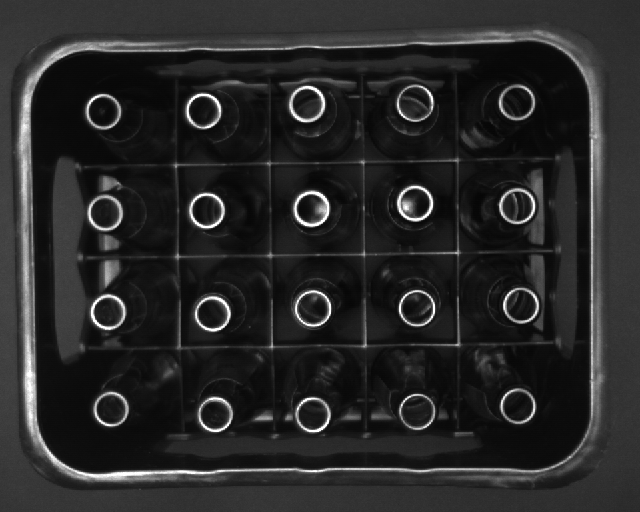
%> input picture img/bottle_crate_01.png, 640 x 512 px; its folder holds 4 pictures in this run
$ octave detectionCode.m   (GNU Octave 9; MATLAB toolbox functions it lacks are replaced by stand-ins)
%> lines starting %> are read from the running program, lines starting %| are printed output that depends on the picture; in (x1, y1, x2, y2) boxes, pixels count from 0 and x2, y2 are one past the last pixel; in counts of white or black regions, pixels touching at a corner belong together; the program's own positions count from 1
% Bottle Detetion
% Number of bottle count inside a case

clc; close all; clear all;
date

%% Different images testing and detect number of bottle

src= dir('F:\UEF STUDIES\Mejor\Machine Vision\Bottle Detection\img\*.png');
p = 24; % Define number of images you wish to run
for i=1:p;
    stc=strcat('F:\UEF STUDIES\Mejor\Machine Vision\Bottle Detection\img\', src(i).name);
    Img = imread(stc);
%> Img is the input picture: size 512x640 uint8; min 6, max 255, mean 40.3
    figure, subplot(2,2,1), imshow(Img),title('Original Image');
        bw=im2bw(Img);
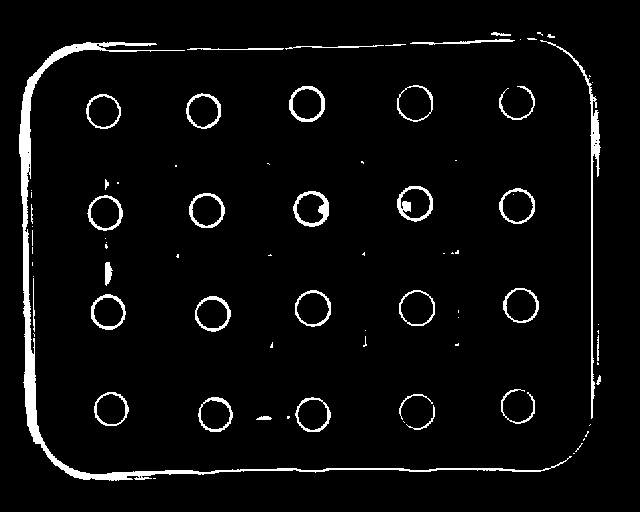
%> bw: size 512x640 logical; 4.2% white; 81 white regions (45 under 20 px), largest, box (x1, y1, x2, y2) and area: (19, 42, 572, 481) 5609, (540, 40, 601, 419) 1206, (293, 191, 329, 227) 445
        A=bwareaopen(bw,200);
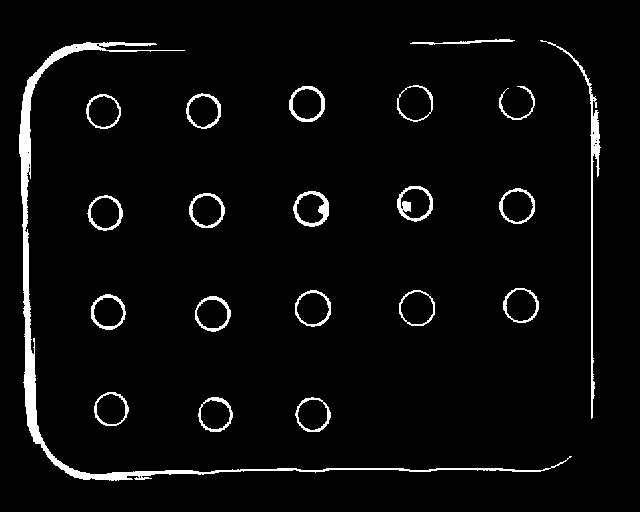
%> A: size 512x640 logical; 3.8% white; 21 white regions, largest, box (x1, y1, x2, y2) and area: (19, 42, 572, 481) 5609, (540, 40, 601, 419) 1206, (293, 191, 329, 227) 445
        se=strel('disk', 07);
        B=imclose(A,se);
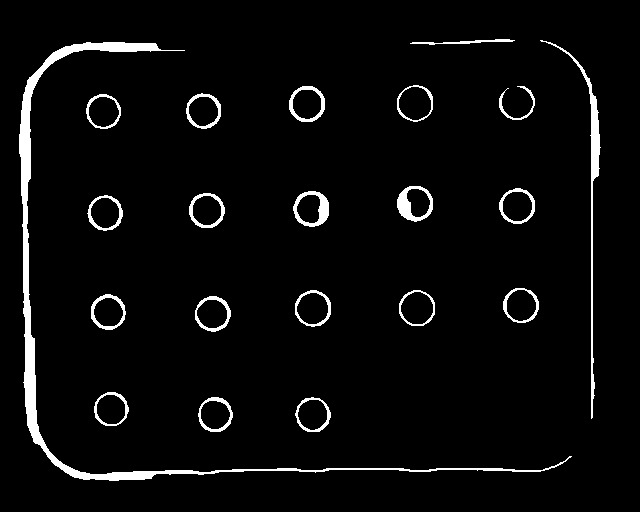
%> B: size 512x640 logical; 4.1% white; 21 white regions, largest, box (x1, y1, x2, y2) and area: (19, 42, 572, 481) 6070, (540, 40, 601, 419) 1379, (397, 186, 433, 222) 544
        C=imfill(B,'holes');
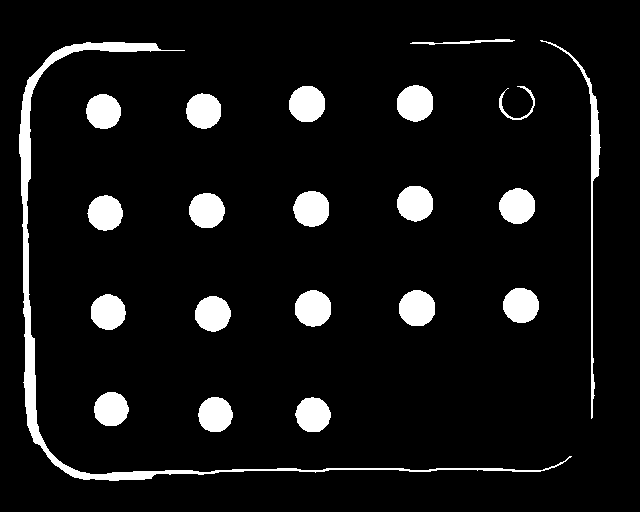
%> C: size 512x640 logical; 7.6% white; 21 white regions, largest, box (x1, y1, x2, y2) and area: (19, 42, 572, 481) 6070, (540, 40, 601, 419) 1379, (397, 85, 433, 122) 1060

    [centersBright,radiiBright] = imfindcircles(Img,[17 25], ...
    'ObjectPolarity','bright','Sensitivity',0.92);
%> centersBright = 20 rows, first 12: [415.6 204.4; 207.5 211.3; 105.7 213.5; 307.6 104.6; 103.6 112.4; 312.1 209.5; 517.7 206.7; 108.5 312.7; 111.8 409.8; 204 111.5; 517.5 103; 313.4 415.4]; radiiBright = 20 values, max 18.87 at index 18, min 17.76 at index 16, mean 18.2
    subplot(2,2,2), imshow(Img);
    hBright = viscircles(centersBright, radiiBright,'Color','red');
    b(:,i)=length(radiiBright);
    str = sprintf('Number of Bottle cap: %d', b(:,i));
%> str = 'Number of Bottle cap: 20'
    title(str);
    %total cap detected

    %% detect Bottom of the bottle
   [centersBrigh,radiiBrigh] = imfindcircles(C,[36 44], ...
    'ObjectPolarity','bright','Sensitivity',0.92);
%> centersBrigh = [96.21 85.21]; radiiBrigh = 41.6
    subplot(2,2,3), imshow(Img);
    CBright = viscircles(centersBrigh, radiiBrigh,'Color','b');
    c(:,i)=length(radiiBrigh);
    str = sprintf('Number of Bottle Bottom: %d', c(:,i));
%> str = 'Number of Bottle Bottom: 1'
    title(str);
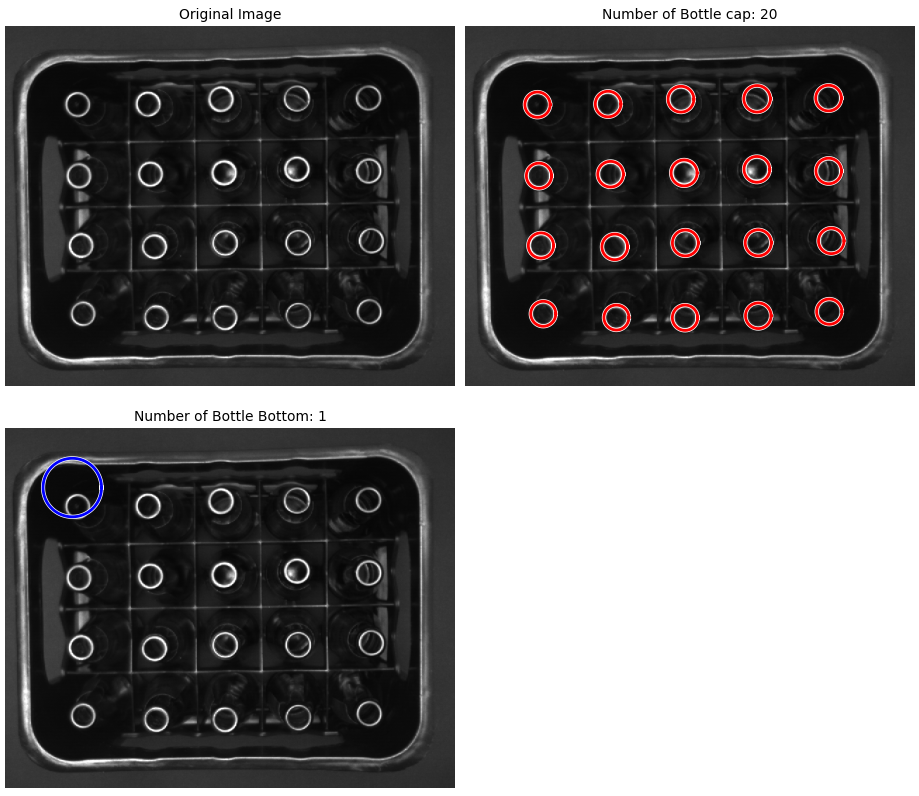
%> figure redrawn from the program's plot data, 3 panels
    %total bottom detected

end
%> pass 2 of the loop `for i=1:p;`:
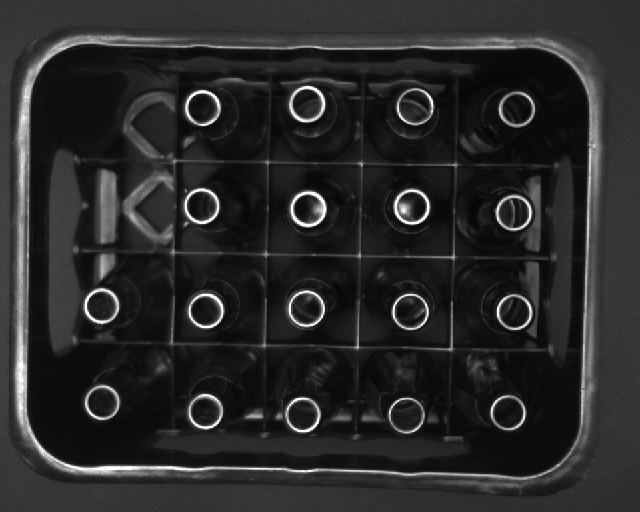
%> input picture img/bottle_crate_02.png, 640 x 512 px
%> Img is the input picture: size 512x640 uint8; min 6, max 255, mean 41.5
%> `bw=im2bw(Img);`:
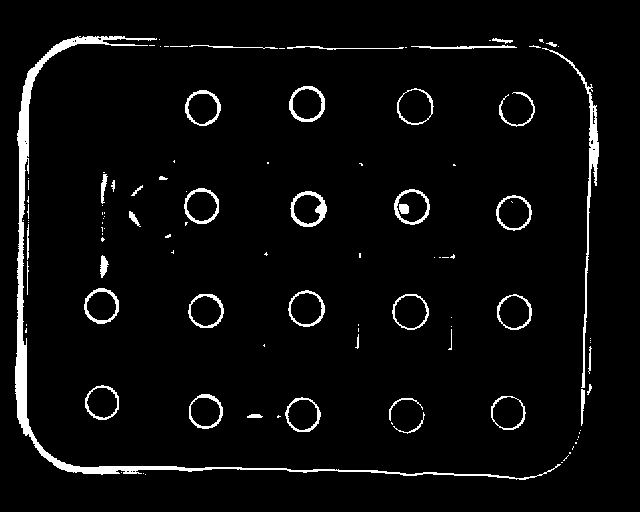
%> bw: size 512x640 logical; 4.1% white; 109 white regions (68 under 20 px), largest, box (x1, y1, x2, y2) and area: (15, 36, 561, 480) 5462, (542, 48, 599, 388) 1240, (290, 191, 327, 227) 445
%> B: size 512x640 logical; 3.9% white; 20 white regions, largest, box (x1, y1, x2, y2) and area: (15, 36, 561, 480) 5911, (542, 48, 599, 388) 1424, (290, 191, 327, 227) 494
%> C: size 512x640 logical; 7.5% white; 20 white regions, largest, box (x1, y1, x2, y2) and area: (15, 36, 561, 480) 5911, (542, 48, 599, 388) 1424, (397, 88, 434, 125) 1053
%> centersBright = 18 rows, first 12: [308.8 209.7; 202.4 206.6; 307.6 104.6; 412.4 207.4; 514.5 213.3; 514.8 312.5; 102.6 403.3; 102.1 306.6; 203.3 108.5; 517.5 110; 303.4 415.4; 206.9 311.4]; radiiBright = 18 values, max 18.82 at index 18, min 17.7 at index 7, mean 18.2
%> `str = sprintf('Number of Bottle cap: %d', b(:,i));`: str = 'Number of Bottle cap: 18'
%> centersBrigh = [214.5 352]; radiiBrigh = 36
%> `str = sprintf('Number of Bottle Bottom: %d', c(:,i));`: str = 'Number of Bottle Bottom: 1'
%> `title(str);`:
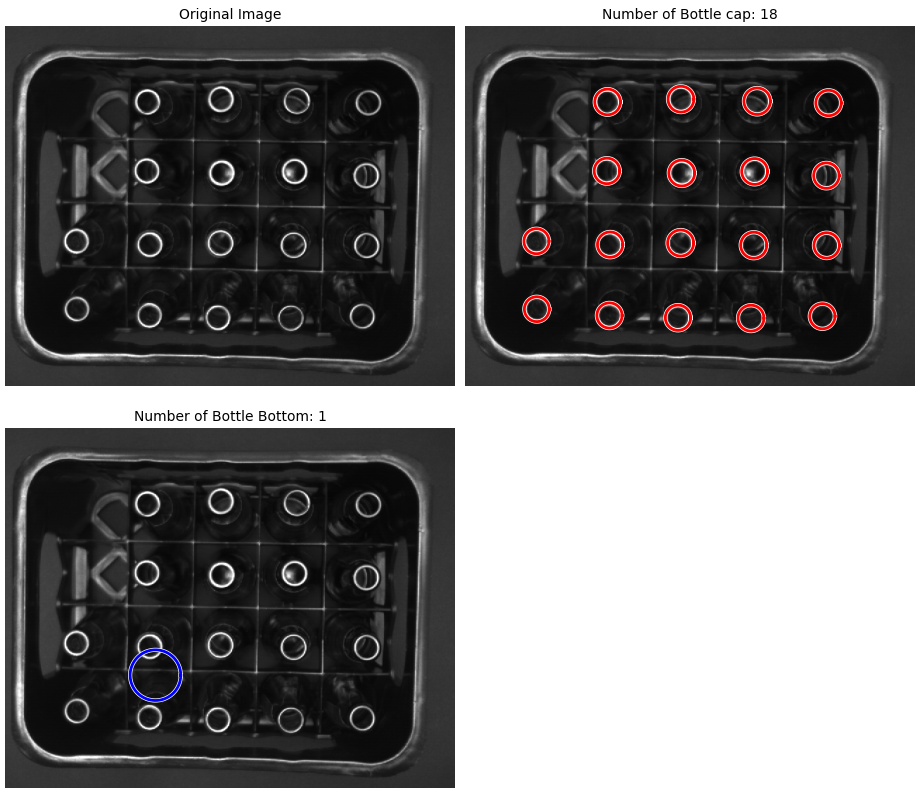
%> figure redrawn from the program's plot data, 3 panels
%> pass 3 of the loop `for i=1:p;`:
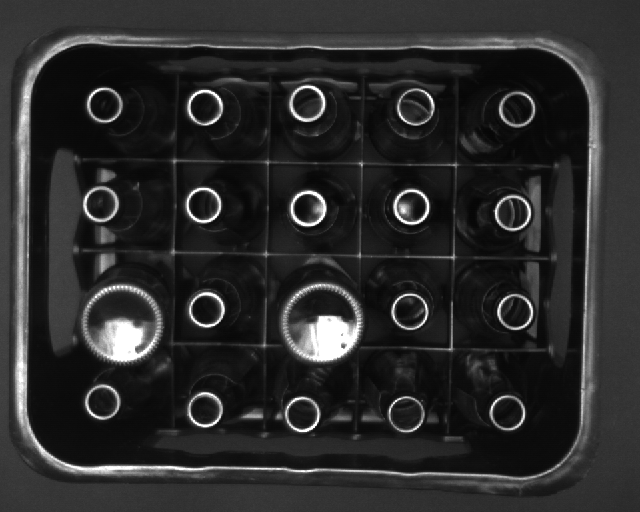
%> input picture img/bottle_crate_03.png, 640 x 512 px
%> Img is the input picture: size 512x640 uint8; min 5, max 255, mean 43.3
%> `bw=im2bw(Img);`:
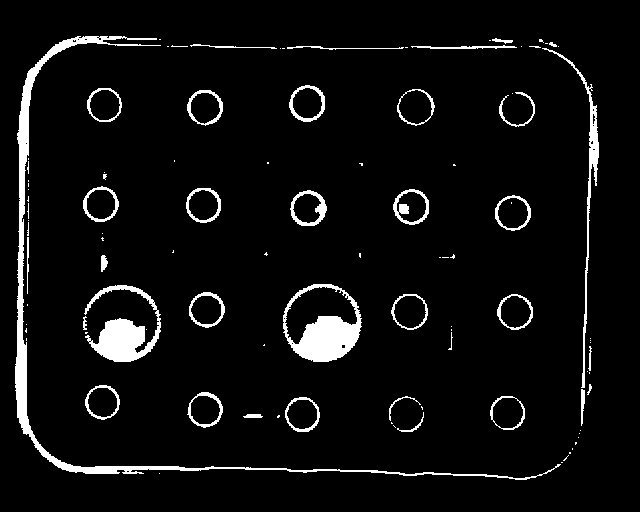
%> bw: size 512x640 logical; 5.6% white; 100 white regions (64 under 20 px), largest, box (x1, y1, x2, y2) and area: (15, 36, 561, 480) 5408, (283, 284, 362, 362) 2706, (84, 285, 161, 362) 2323
%> B: size 512x640 logical; 5.7% white; 22 white regions, largest, box (x1, y1, x2, y2) and area: (15, 36, 561, 480) 5858, (283, 284, 362, 362) 2883, (84, 285, 161, 362) 2650
%> C: size 512x640 logical; 9.5% white; 22 white regions, largest, box (x1, y1, x2, y2) and area: (15, 36, 561, 480) 5858, (283, 284, 362, 362) 4885, (84, 285, 161, 362) 2650
%> centersBright = 20 rows, first 12: [412 207.5; 204 205.6; 307.5 104.2; 101.5 204.7; 105.3 105.5; 103.3 402.6; 513.4 213.6; 205.5 108; 308.5 209; 517.5 109.9; 515.6 312.6; 302.9 414.9]; radiiBright = 20 values, max 18.92 at index 17, min 17 at index 20, mean 18.2
%> `str = sprintf('Number of Bottle cap: %d', b(:,i));`: str = 'Number of Bottle cap: 20'
%> centersBrigh = [322.9 323.3; 122.9 323.7]; radiiBrigh = [39.39; 38.89]
%> `str = sprintf('Number of Bottle Bottom: %d', c(:,i));`: str = 'Number of Bottle Bottom: 2'
%> `title(str);`:
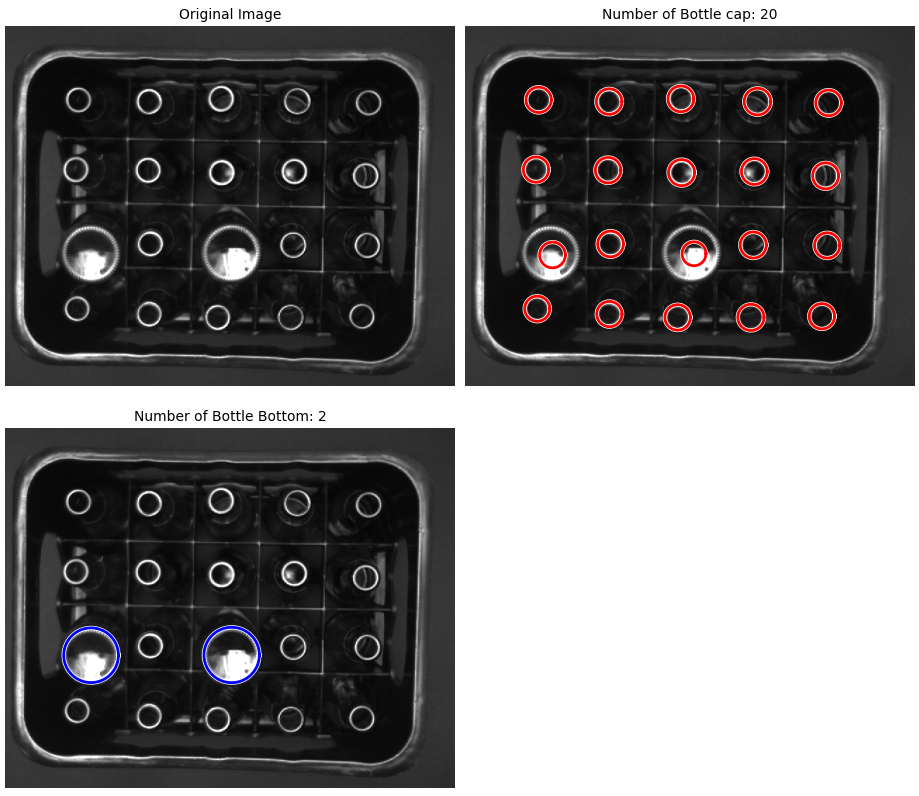
%> figure redrawn from the program's plot data, 3 panels
%> (the run ends here)
